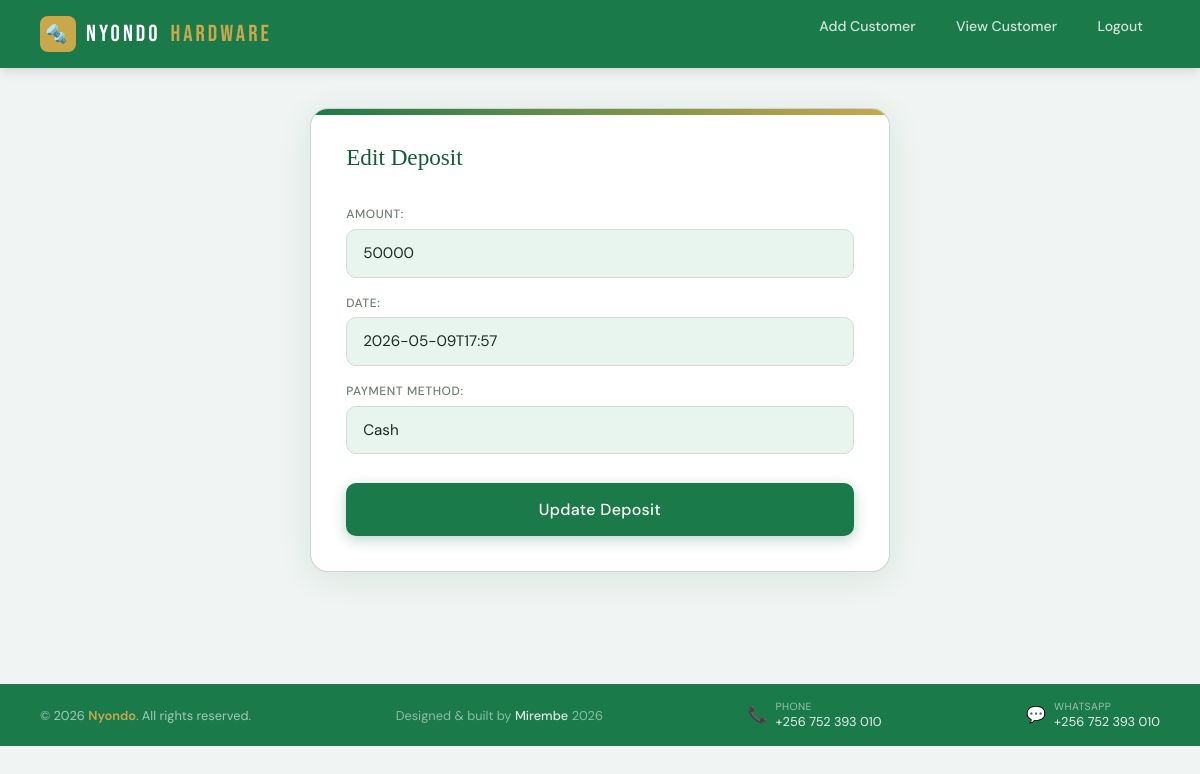
The app's page /customer_list/1/ (signed in), older data.
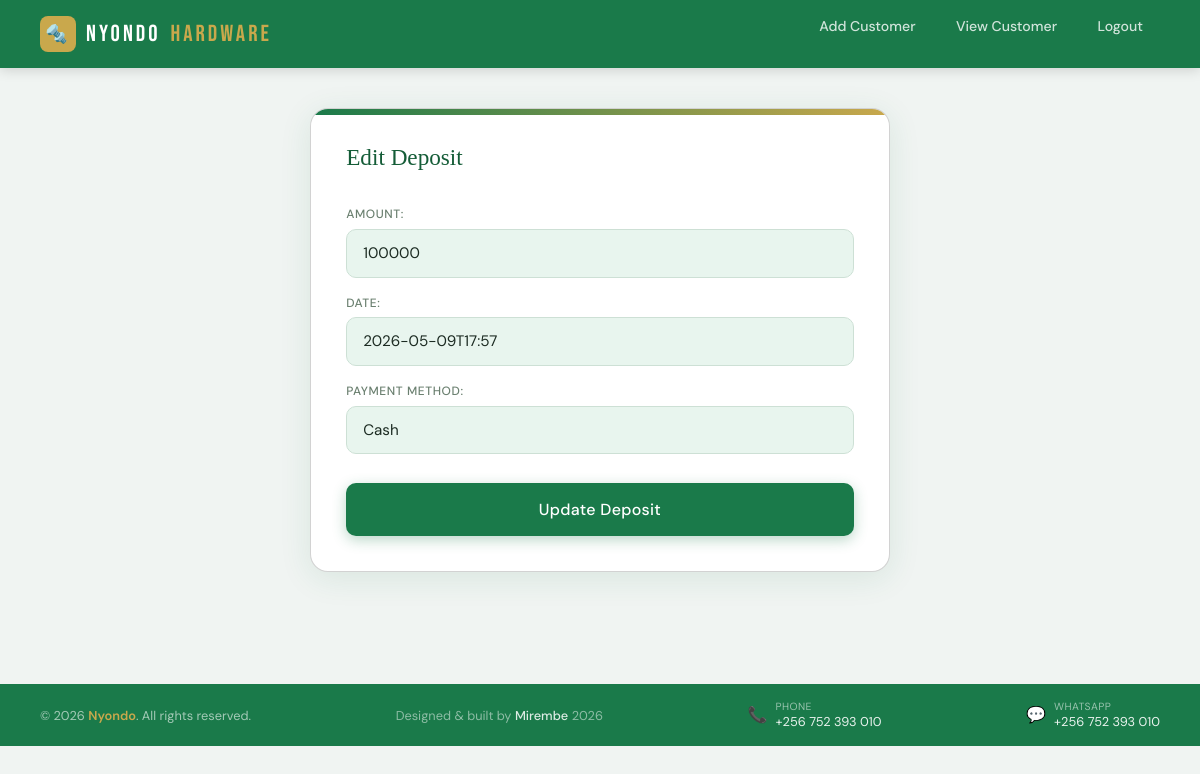
The same page, newer data.
### hardwareapp/models.py (models this page shows)
class Register(models.Model):
    name = models.CharField(max_length=255)
    nin = models.CharField(max_length=255)
    phone = models.IntegerField()
    address = models.CharField(max_length=255)
    date = models.CharField(max_length=255, null=True)
    select_product = models.CharField(max_length=255)
    amount = models.IntegerField()
    payment_method = models.CharField(max_length=255)

### hardwareapp/views.py (the view)
# urls.py: path('customer_list/<int:pk>/', views.deposit_review, name='deposit_review'),
@login_required
def deposit_review(request, pk):
    entry = get_object_or_404(Register, pk=pk)
    form = DepositeditForm(request.POST, instance=entry)
    if request.method == 'POST':
        if form.is_valid():
            form.save()
            return redirect('add_customer')
    else:
        form = DepositeditForm(instance=entry)
    return render(request, 'deposit_edit.html', {'form': form})

### hardwareapp/forms.py
class DepositeditForm(forms.ModelForm):
    class Meta():
        model = Register
        fields = ["amount","date","payment_method"]

### hardwareapp/templates/deposit_edit.html (shortened to what this page needs)
{% extends 'base.html' %}
{% block content %}
<nav class="navbar">
  <a href="{% url 'dashboard' %}" style="text-decoration:none;">
  <div class="logo">
      <div class="logo-icon">🔩</div>
      NYONDO <span>HARDWARE</span>
    </div></a>
  <ul class="nav-links">
     <li><a href="{% url 'add_customer' %}">Add Customer</a></li>
    <li><a href="{% url 'customer_list' %}">View Customer</a></li>
     <li><a href="{% url 'logout_view' %}">Logout</a></li>
  </ul>
</nav>
<div class="page">
  <div class="card">
<h2>Edit Deposit</h2>
<form method="POST">
        {{form.as_p}}
        <button type="submit"><a style="color: white; text-decoration: none;" href="{% url 'customer_list' %}">Update Deposit</a></button>
    </form>
    </div>
    </div>
{% endblock %}

Row changes from the older to the newer data that the page shows:
changed Register "Cash": amount "50000" → "100000"
